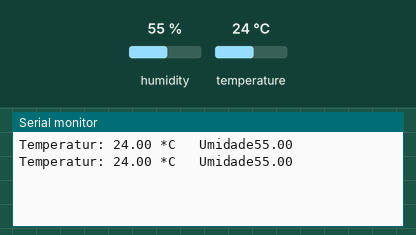
A sketch run on a simulated Arduino Uno, built with avr-gcc and run on an emulated ATmega328P. Parts: the last lines printed to the serial monitor. The inputs (shaded band) are chosen by the test bench; at power-on: humidity 55 %, temperature 24 °C.

Above: at 5.8 s.
5.9 s: humidity set to 22 %
At 10.4 s:
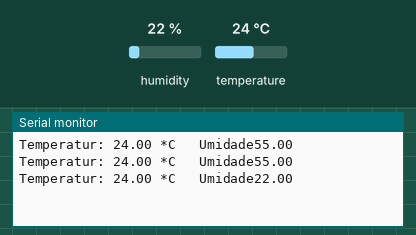
11.9 s: temperature set to 12 °C
At 16.3 s:
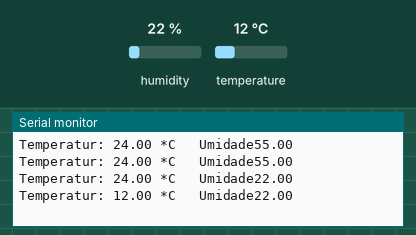
17.9 s: humidity set to 40 %
At 21.0 s:
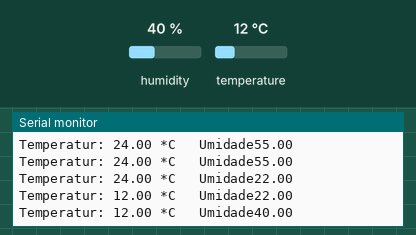
Timing chart, 0 to 22.5 s (numbered marks = the images above; inputs shaded):
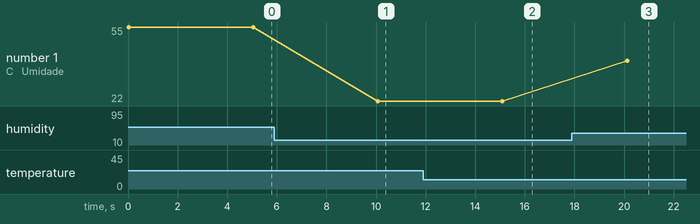

The sketch:

Sensor_DHT11-22.ino
```cpp
#include<DHT.h>
#define DHTPIN 3
#define DHTTYPE DHT11 //especifica qual sensor- dht11 ou dht 22

DHT dht(DHTPIN, DHTTYPE);

void setup() {
  Serial.begin(115200);
}

void loop() {
  float umidade = dht.readHumidity();
  float temperatura = dht.readTemperature(false);
  Serial.print("Temperatur: ");
  Serial.print(temperatura);
  Serial.print(" *C");
  Serial.print("   ");
  Serial.print("Umidade");
  Serial.println(umidade);
  delay(5000); //intervalo do dht11 é de 1s


}
```

Measured:
- after the input at 5.9 s, the serial monitor: prints a new line after 4.2 s (image 1)
- after the input at 11.9 s, the serial monitor: prints a new line after 3.2 s (image 2)
- after the input at 17.9 s, the serial monitor: prints a new line after 2.2 s (image 3)
- plotted number 1: 55 → 22 after the input at 5.9 s, 22 → 40 after the input at 17.9 s
